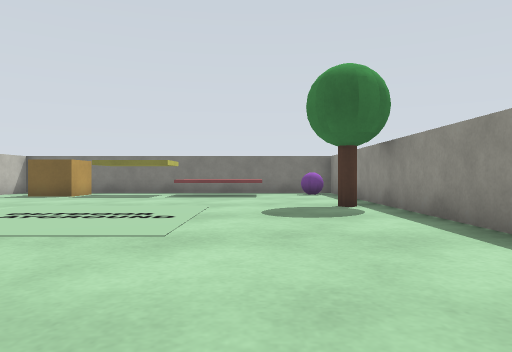
View 1 (above)

18 first-person views from a walk through a robot-simulator world made for Gazebo. The camera is 0.33 m above the floor, looks level and sees 70° across. The floor is counted in squares, 0.5 m on a side. Each view is taken from the middle of a square. On the plan, view 1 faces up. The plan holds only what a view shows up to about 10 squares ahead; the rest is blank.

View 2
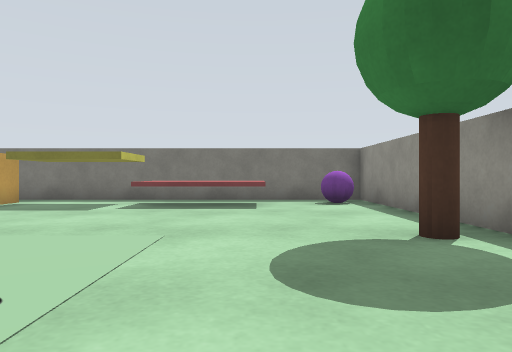

View 3
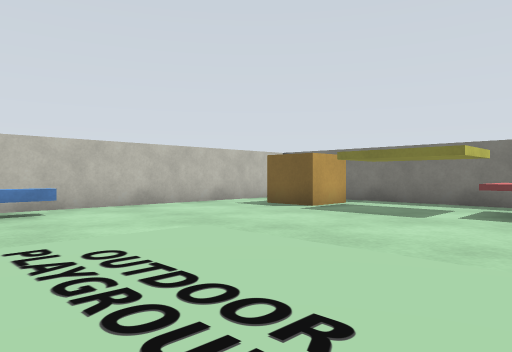

View 4
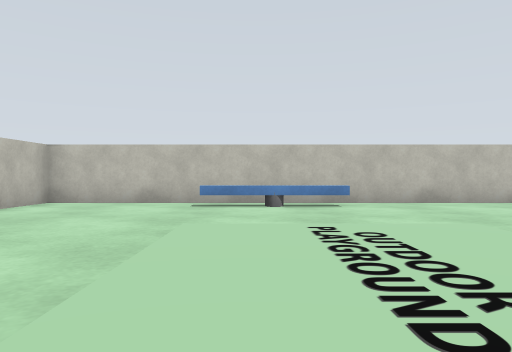

View 5
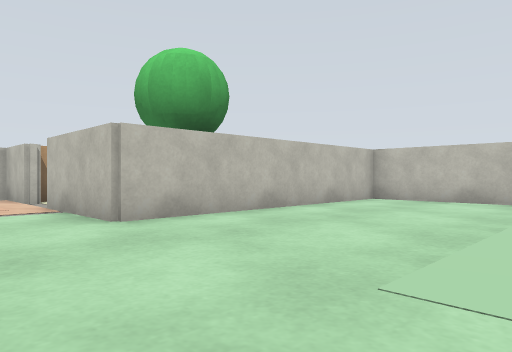

View 6
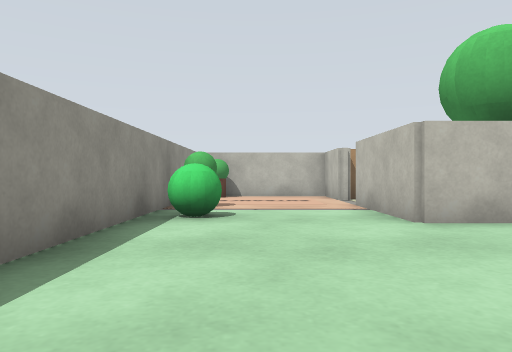

View 7
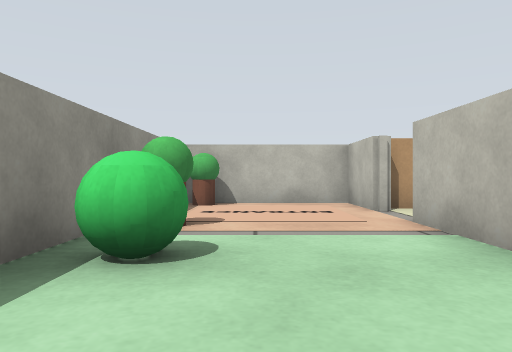

View 8
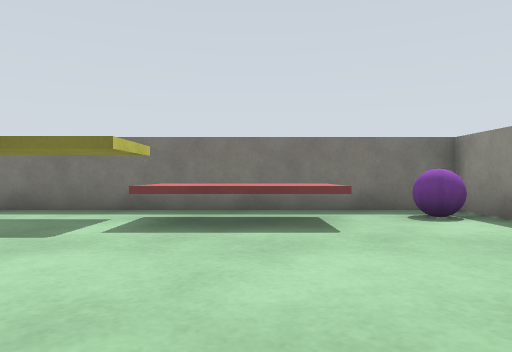

View 9
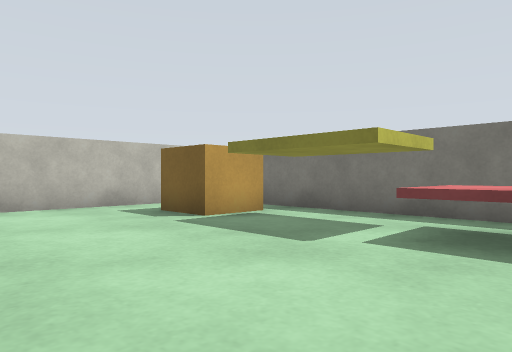

View 10
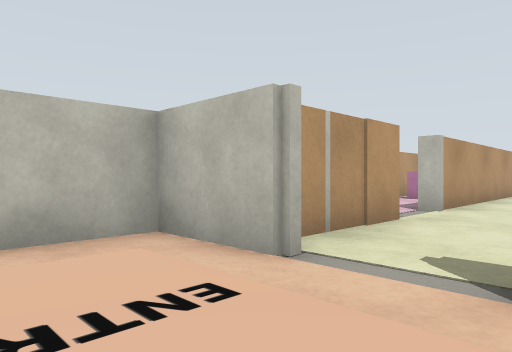

View 11
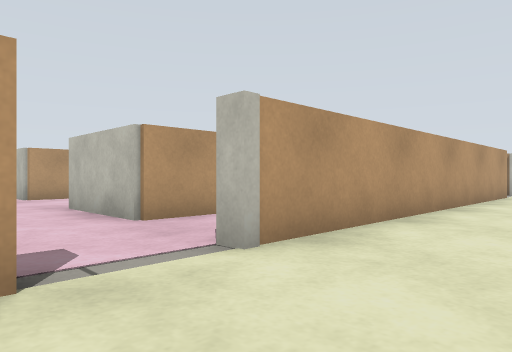

View 12
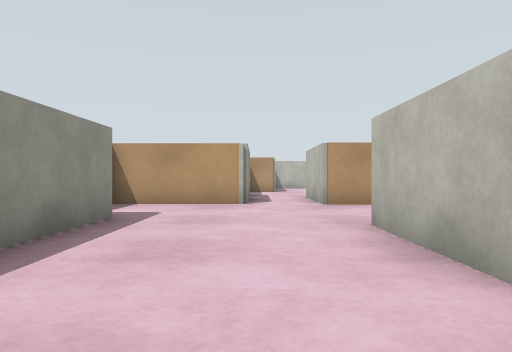

View 13
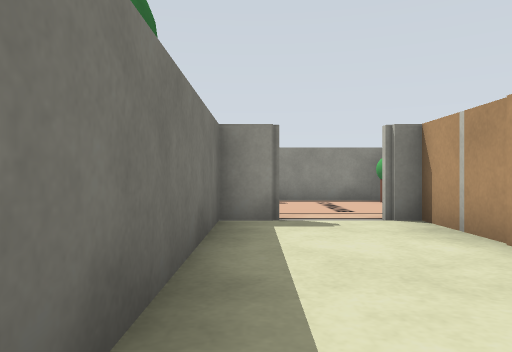

View 14
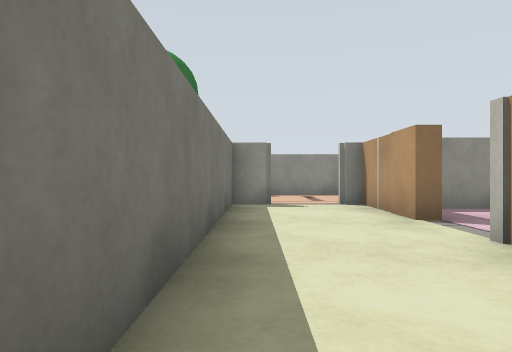

View 15
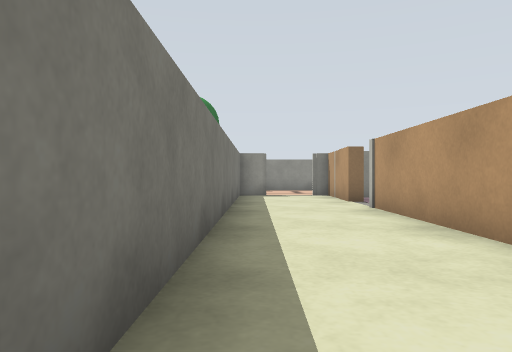

View 16
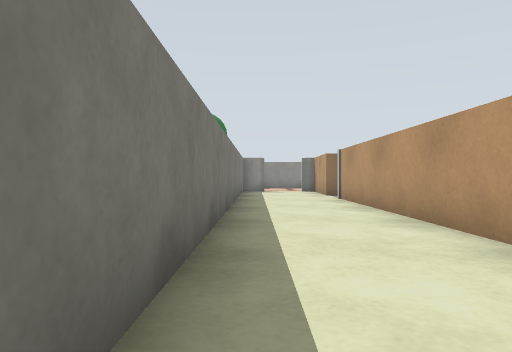

View 17
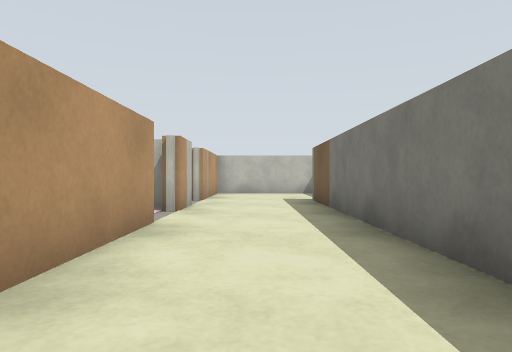

View 18
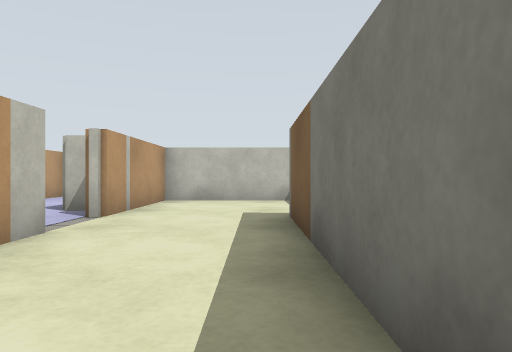

### Floor plan
Key: @ floor where view 1 was taken; # wall or solid block; . floor; P brown pole; B green ball; R orange box; Y yellow box; U purple ball; I pink box; L blue box; W white box; E beige box; H white post; O other object.
Columns run from 26 left of view 1 to 3 right of it. Each row starts with its distance up from view 1.
 14                    ###########
 13                  # RRYYYIII.U#
 12                  #.RRYYYIII..#
 11                  #...........#
 10                  #...........#
  9                  #...........#
  8                  #..........P#
  7                  #L.........B#
  6                  #L..........#
  5                  #L..........#
  4                  #L..........#
  3                  #...........#
  2                  #...........#
  1                  #...........#
  0                  #########@..#
 -1                  #########..B#
 -2 #...O#####################...#
 -3 #.......................WW..B#
 -4 #............................#
 -5 ####..##.###########..EE#W...#
 -6    WH.HE.  #########W.EE##..B#
 -7    #.  H         ......#######
 -8                   EE...#
 -9                    E...#
-10                    E...#
-11                    E...#
-12                    ....#
-13                    .....
-14                   EE....
-15                    E.#EEE
-16                    E.

Positions as (right, up) in squares from view 1, and headings:
1: (0, 0), facing up
2: (0, 4), facing up
3: (-1, 5), facing up-left
4: (0, 5), facing left
5: (1, 5), facing down-left
6: (1, 5), facing down
7: (1, 2), facing down
8: (-1, 7), facing up
9: (-1, 8), facing up-left
10: (1, -3), facing down-left
11: (-4, -3), facing down-left
12: (-5, -6), facing down
13: (-7, -3), facing right
14: (-10, -3), facing right
15: (-14, -3), facing right
16: (-17, -3), facing right
17: (-12, -4), facing left
18: (-16, -3), facing left
